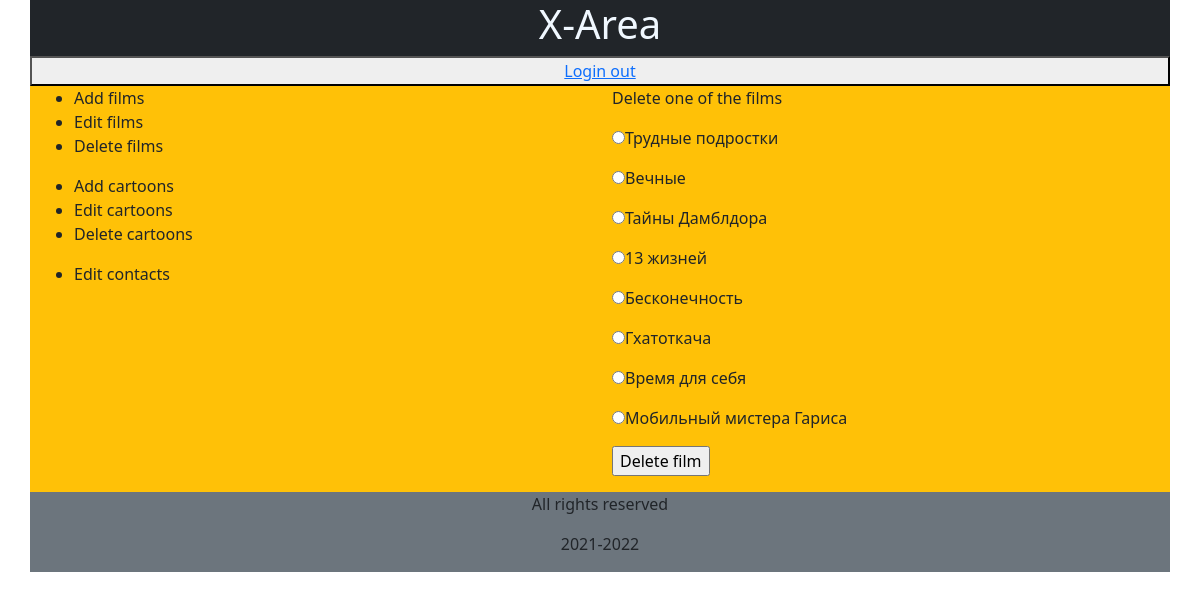
The page /admin/del_film.php (signed in) on the database its author committed.
### tables this page shows
CREATE TABLE `film` (
  `id` int(11) NOT NULL,
  `title` varchar(255) NOT NULL,
  `img` text NOT NULL,
  `video` text NOT NULL
);

### admin/del_film.php (the view, shortened to what this page needs)
<?php
if(!isset($_SESSION["sess_user"])){
 header("Location: index.php");
}
else
{
?>
<?php
include("blocks3/db.php");?>
<!doctype html>
<html lang="en">
  <head>
    <link href="https://cdn.jsdelivr.net/npm/bootstrap@5.2.3/dist/css/bootstrap.min.css" rel="stylesheet">
    <link rel="stylesheet"type="text/css" href="style3.css"  >
  </head>
  <body>
  <? include("blocks3/header.php");?>
  <section class="forwhom">
    <div class="container">
      <div class="row bg-warning">
        <div class="col-md-6 col-sm-12">
        <? include("blocks3/leftbr.php");?>
        </div>
        <div class="col-md-6 col-sm-12 bg-warning">
        <p>Delete one of the films</p>
                    <form action="drop.film.php" method="post">
                <?
                                $result=mysqli_query ($db,"SELECT title , id FROM film");
                                $myrow=mysqli_fetch_array($result);
                 do{
                     printf("<p><input name='id' type='radio'value='%s'><label>%s</label> </p>",$myrow["id"],$myrow["title"]);
                  }
                  while($myrow=mysqli_fetch_array($result));
                   ?>
                   <p><input type="submit" name="submit" value="Delete film"></p>
                    </form>
        </div>
        </div>
</div>
</section>
<?include("blocks3/footer.php"); ?>
  </body>
</html>
<?php
}
?>

### admin/style3.css (style rules this page uses)
.forwhom { border: 0 px solid black; }

### rows shown on the page
film: title "Трудные подростки"
film: title "Вечные"
film: title "Тайны Дамблдора"
film: title "13 жизней"
film: title "Бесконечность"
film: title "Гхатоткача"
film: title "Время для себя"
film: title "Мобильный мистера Гариса"
